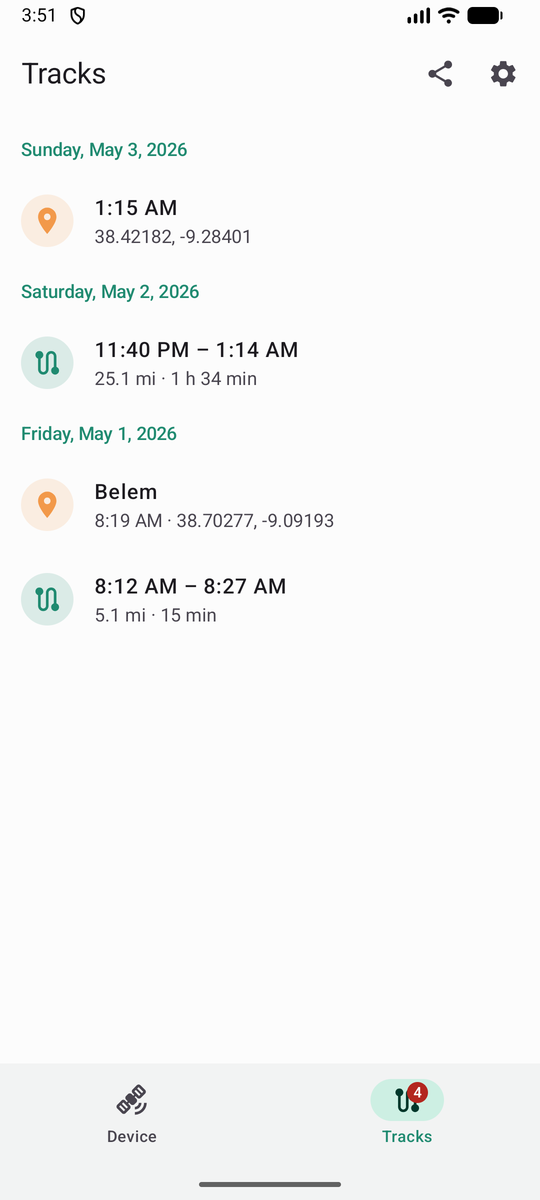
#> input picture docs/images/android-list.png, 540 x 1200 px, given in place of mac-track.png, which was not available
$ python compose_screenshots.py ../docs/images/android-list.png
#> lines starting #> are read from the running program, lines starting #| are printed output that depends on the picture; after the words box and inside, x2 and y2 are one past the last pixel; in counts of white or black regions, pixels touching at a corner belong together
"""Composes the README pictures from raw screenshots: Mac windows with a shadow, Android
screens in a phone frame, laid out on a transparent background.

    python3 tools/compose_screenshots.py <dir with the raw screenshots>

Expected files (PNG): mac-track (a Mac window, `screencapture -o -l <window>`), mac-add (the
"Add waypoint" sheet, cropped), android-track, android-map, android-add (`adb exec-out screencap -p`).
Writes docs/images/hero.png and docs/images/waypoints.png. Needs Pillow.
"""
import os
import sys

from PIL import Image, ImageChops, ImageDraw, ImageFilter

OUT = os.path.join(os.path.dirname(__file__), "..", "docs", "images")


def rounded(im: Image.Image, r: int) -> Image.Image:
    """The image with rounded corners (keeps any transparency it already has)."""
    im = im.convert("RGBA")
    mask = Image.new("L", im.size, 0)
    ImageDraw.Draw(mask).rounded_rectangle((0, 0, im.width - 1, im.height - 1), r, fill=255)
    im.putalpha(ImageChops.multiply(im.getchannel("A"), mask))
    return im


def phone(screen: Image.Image, height: int) -> Image.Image:
    """A screenshot in a plain dark phone frame, `height` px tall."""
    s = screen.convert("RGBA")
    bezel = round(s.width * 0.035)
    w, h = s.width + 2 * bezel, s.height + 2 * bezel
    frame = Image.new("RGBA", (w, h), (0, 0, 0, 0))
    d = ImageDraw.Draw(frame)
    d.rounded_rectangle((0, 0, w - 1, h - 1), round(w * 0.13), fill=(28, 28, 30, 255))
    d.rounded_rectangle((3, 3, w - 4, h - 4), round(w * 0.13) - 3, outline=(70, 70, 74, 255), width=3)
    frame.alpha_composite(rounded(s, round(w * 0.13) - bezel), (bezel, bezel))
    return frame.resize((round(w * height / h), height), Image.LANCZOS)


def shadowed(canvas: Image.Image, im: Image.Image, xy, blur=28, offset=14, alpha=0.32):
    """Pastes `im` at `xy` over a soft shadow cast by its own shape."""
    a = im.getchannel("A").point(lambda v: int(v * alpha))
    sh = Image.new("RGBA", im.size, (0, 0, 0, 0))
    sh.putalpha(a)
    pad = blur * 3
    big = Image.new("RGBA", (im.width + 2 * pad, im.height + 2 * pad), (0, 0, 0, 0))
    big.alpha_composite(sh, (pad, pad))
    big = big.filter(ImageFilter.GaussianBlur(blur))
    canvas.alpha_composite(big, (xy[0] - pad, xy[1] - pad + offset))
    canvas.alpha_composite(im, xy)


def scale(im: Image.Image, width=None, height=None) -> Image.Image:
    if width:
        return im.resize((width, round(im.height * width / im.width)), Image.LANCZOS)
    return im.resize((round(im.width * height / im.height), height), Image.LANCZOS)


def main(src: str):
    load = lambda n: Image.open(os.path.join(src, n + ".png")).convert("RGBA")

    # A Mac window and a phone of the same height next to it, tops and bottoms aligned
    mac = scale(load("mac-track"), width=1900)
    ph = phone(load("android-track"), mac.height)
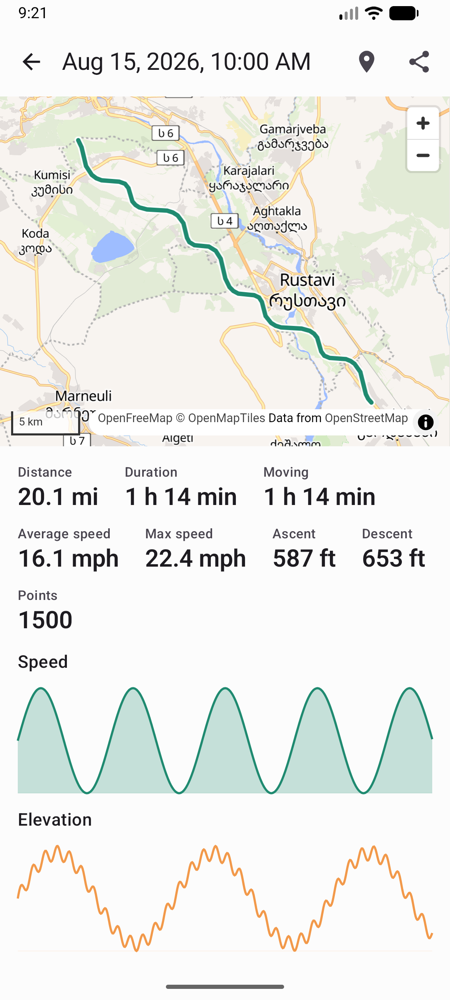
#> input picture docs/images/android-track.png, 450 x 1000 px, found by its file name
#> in phone, s is the input picture: PIL image 450x1000 RGBA; mean R, G, B, A 237.1, 238.4, 234.5, 255
#> in phone, `frame = Image.new("RGBA", (w, h), (0, 0, 0, 0))`: frame: PIL image 482x1032 RGBA; every value is 0
#> in rounded, `mask = Image.new("L", im.size, 0)`: mask: PIL image 450x1000 L; every value is 0
#> in rounded, `ImageDraw.Draw(mask).rounded_rectangle((0, 0, im.width - 1, im.height ..`:
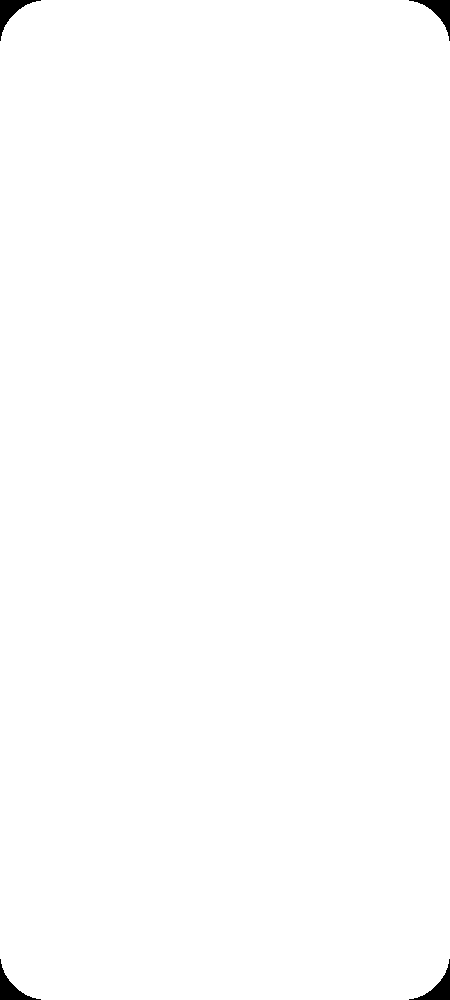
#> mask: PIL image 450x1000 L; 99.6% white; 4 black regions, box (x1, y1, x2, y2) and area: (0, 0, 41, 41) 490, (409, 0, 450, 41) 490, (0, 959, 41, 1000) 490, (409, 959, 450, 1000) 490
    m = 70
    W, H = m + mac.width + 60 + ph.width + m, m + mac.height + m
#> W = 4072; H = 4362
    c = Image.new("RGBA", (W, H), (0, 0, 0, 0))
#> c: PIL image 4072x4362 RGBA; every value is 0
    shadowed(c, mac, (m, m))
#> in shadowed, `a = im.getchannel("A").point(lambda v: int(v * alpha))`: a: PIL image 1900x4222 L; every value is 81
#> in shadowed, `sh = Image.new("RGBA", im.size, (0, 0, 0, 0))`: sh: PIL image 1900x4222 RGBA; every value is 0
#> in shadowed, `big = Image.new("RGBA", (im.width + 2 * pad, im.height + 2 * pad), (0,..`: big: PIL image 2068x4390 RGBA; every value is 0
#> in shadowed, `canvas.alpha_composite(im, xy)`:
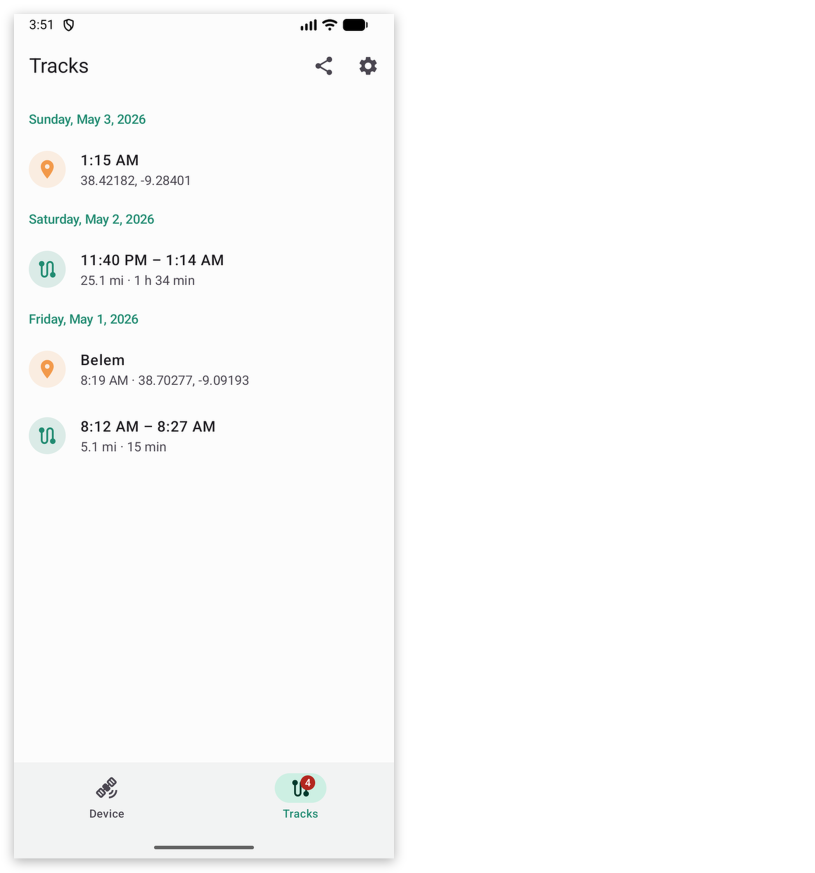
#> canvas: PIL image 4072x4362 RGBA (shown at 1/5 size); mean R, G, B, A 111.4, 111.7, 111.6, 115.8; transparent parts drawn white
    shadowed(c, ph, (W - m - ph.width, m))
#> call 2 of shadowed, with xy = (2030, 70), blur = 28, offset = 14, alpha = 0.32
#> in shadowed (call 2), `a = im.getchannel("A").point(lambda v: int(v * alpha))`:
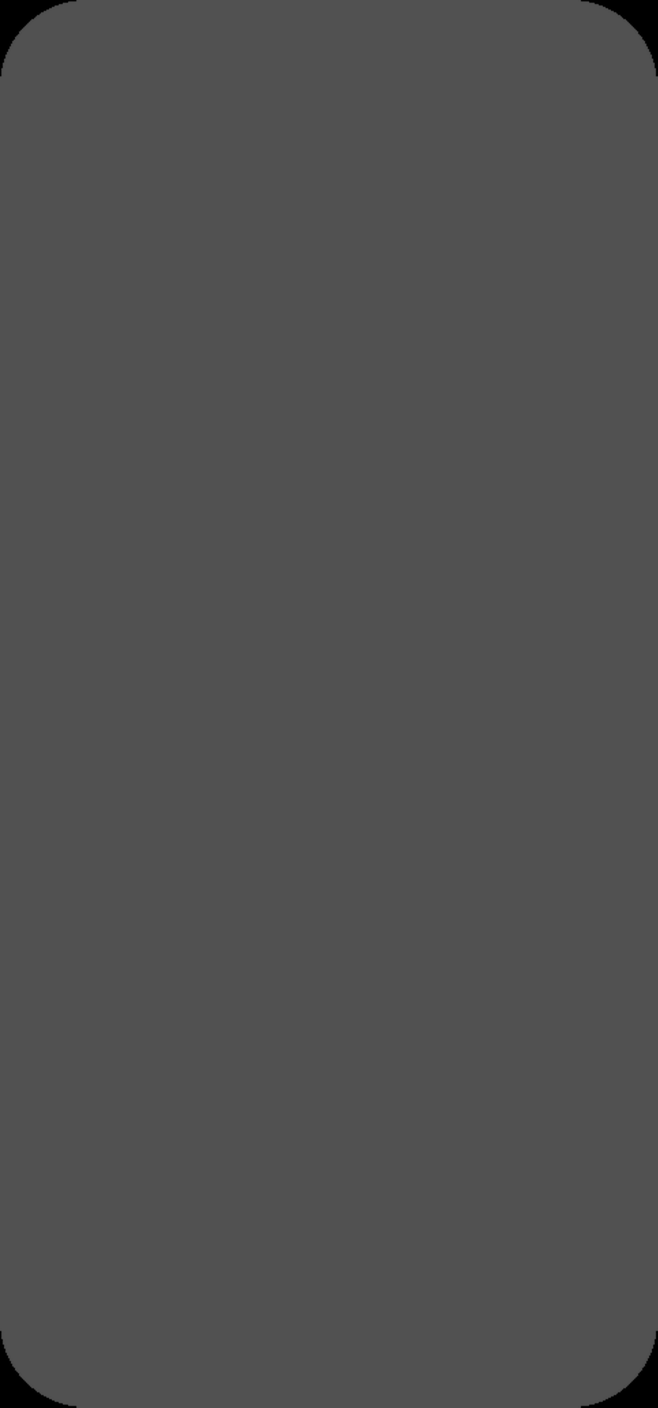
#> a: PIL image 1972x4222 L (shown at 1/3 size); min 0, max 81, mean 80.4
#> in shadowed (call 2), `sh = Image.new("RGBA", im.size, (0, 0, 0, 0))`: sh: PIL image 1972x4222 RGBA; every value is 0
#> in shadowed (call 2), `sh.putalpha(a)`:
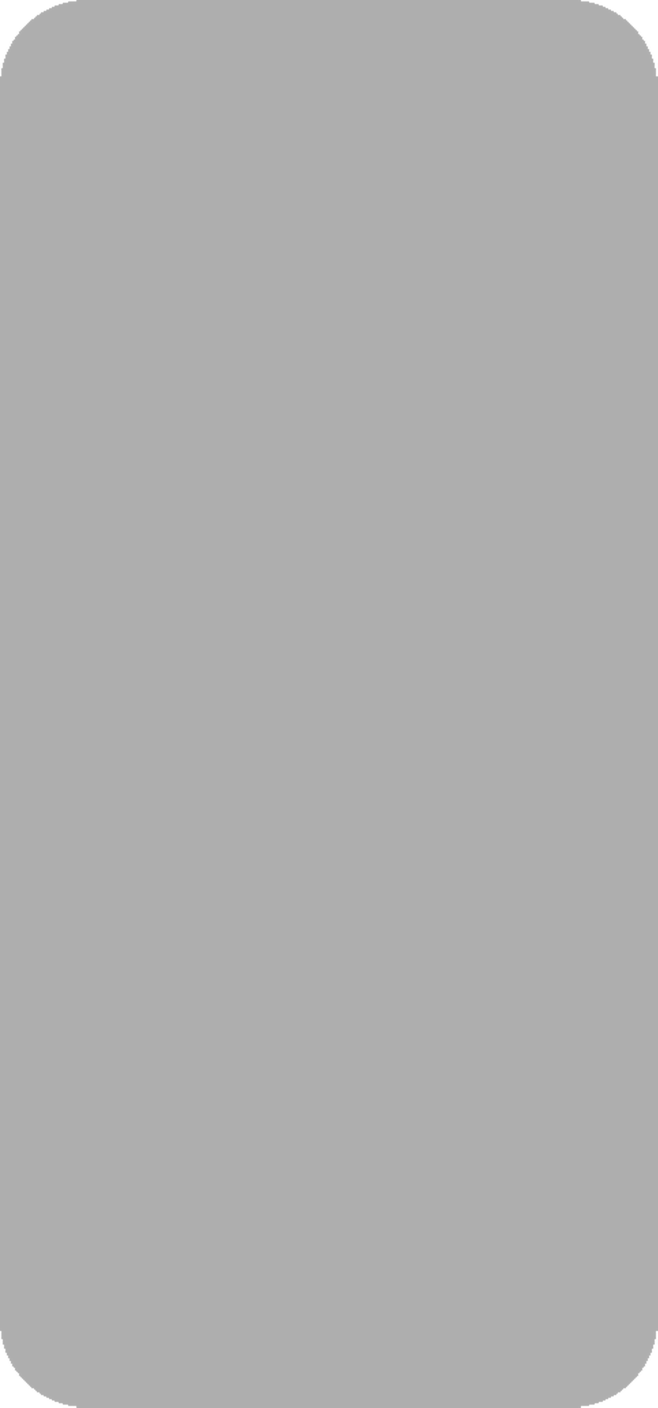
#> sh: PIL image 1972x4222 RGBA (shown at 1/3 size); mean R, G, B, A 0, 0, 0, 80.4; transparent parts drawn white
#> in shadowed (call 2), `big = Image.new("RGBA", (im.width + 2 * pad, im.height + 2 * pad), (0,..`: big: PIL image 2140x4390 RGBA; every value is 0
#> in shadowed (call 2), `canvas.alpha_composite(big, (xy[0] - pad, xy[1] - pad + offset))`:
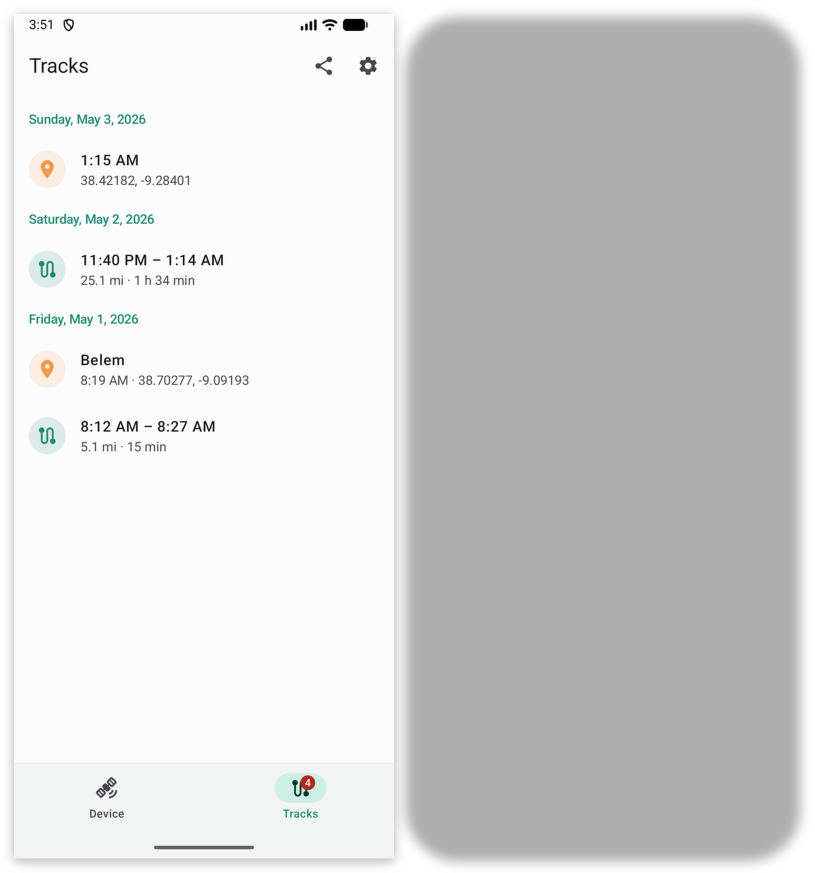
#> canvas: PIL image 4072x4362 RGBA (shown at 1/5 size); mean R, G, B, A 111.4, 111.7, 111.6, 153.5; transparent parts drawn white
    c.save(os.path.join(OUT, "hero.png"), optimize=True)

    # Adding waypoints: the Mac sheet and two Android screens side by side
    h = 1150
    items = [rounded(scale(load("mac-add"), height=h - 120), 26), phone(load("android-map"), h), phone(load("android-add"), h)]
    gap = 80
    W = m + sum(i.width for i in items) + gap * (len(items) - 1) + m
    c = Image.new("RGBA", (W, m + h + m), (0, 0, 0, 0))
    x = m
    for i in items:
        shadowed(c, i, (x, m + (h - i.height) // 2))
        x += i.width + gap
    c.save(os.path.join(OUT, "waypoints.png"), optimize=True)


if __name__ == "__main__":
#> (the run stopped early here; a loop or call above may not have finished)
